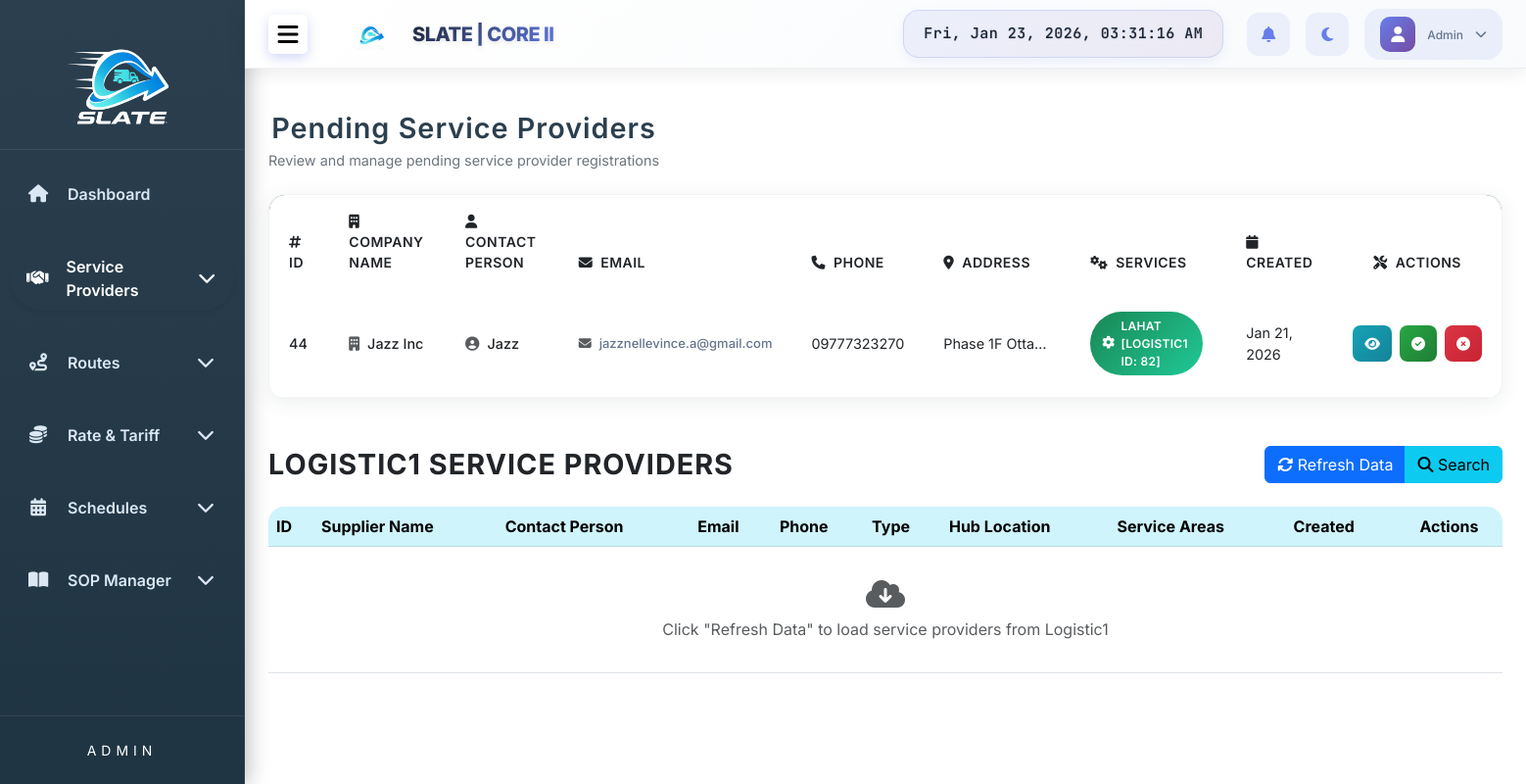
Screenshot of /admin/pending_providers.php (signed in) with the database file from the repository.
### tables this page shows
CREATE TABLE IF NOT EXISTS `pending_service_provider` (
  `registration_id` int NOT NULL AUTO_INCREMENT,
  `company_name` varchar(255) NOT NULL,
  `email` varchar(255) NOT NULL,
  `password` varchar(255) NOT NULL,
  `account_type` int NOT NULL DEFAULT '3',
  `contact_person` varchar(255) DEFAULT NULL,
  `contact_number` varchar(50) DEFAULT NULL,
  `address` text,
  `services` text,
  `iso_certified` enum('yes','no') DEFAULT NULL,
  `business_permit` varchar(255) DEFAULT NULL,
  `company_profile` varchar(255) DEFAULT NULL,
  `date_submitted` datetime DEFAULT CURRENT_TIMESTAMP,
  `status` varchar(255) NOT NULL DEFAULT 'Pending',
  PRIMARY KEY (`registration_id`)
);

### admin/pending_providers.php (the view, shortened to what this page needs)
<?php
include('header.php');
include('sidebar.php');
include('navbar.php');
?>
<link rel="stylesheet" href="modern-table-styles.css">
<div class="content p-4">
    <div class="modern-header d-flex justify-content-between align-items-center mb-4">
        <div>
            <h3 class="mb-1">Pending Service Providers</h3>
            <p>Review and manage pending service provider registrations</p>
        </div>
    </div>
    <div class="modern-table-container">
        <div class="table-responsive">
            <table class="table modern-table">
                <thead>
                    <tr>
                        <th><i class="fas fa-hashtag me-2"></i>ID</th>
                        <th><i class="fas fa-building me-2"></i>Company Name</th>
                        <th><i class="fas fa-user me-2"></i>Contact Person</th>
                        <th><i class="fas fa-envelope me-2"></i>Email</th>
                        <th><i class="fas fa-phone me-2"></i>Phone</th>
                        <th><i class="fas fa-map-marker-alt me-2"></i>Address</th>
                        <th><i class="fas fa-cogs me-2"></i>Services</th>
                        <th><i class="fas fa-calendar me-2"></i>Created</th>
                        <th class="text-center"><i class="fas fa-tools me-2"></i>Actions</th>
                    </tr>
                </thead>
            <tbody>
            <?php
            $query = "SELECT * FROM pending_service_provider";
            $result = $conn->query($query);
            if ($result && $result->num_rows > 0):
                while ($row = $result->fetch_assoc()):
            ?>
                <tr class="modern-table-row">
                    <td><span class="fw-medium"><?= $row['registration_id'] ?></span></td>
                    <td>
                        <div class="company-name">
                            <i class="fas fa-building me-2 text-muted"></i>
                            <span class="fw-medium"><?= htmlspecialchars($row['company_name']) ?></span>
                        </div>
                    </td>
                    <td>
                        <div class="contact-info">
                            <i class="fas fa-user-circle me-2 text-muted"></i>
                            <span><?= htmlspecialchars($row['contact_person']) ?></span>
                        </div>
                    </td>
                    <td>
                        <div class="user-email">
                            <i class="fas fa-envelope me-2 text-muted"></i>
                            <span class="fw-medium"><?= htmlspecialchars($row['email'] ?? 'N/A') ?></span>
                        </div>
                    </td>
                    <td><?= htmlspecialchars($row['contact_number']) ?></td>
                    <td class="text-truncate" style="max-width: 150px;" title="<?= htmlspecialchars($row['address']) ?>">
                        <?= htmlspecialchars($row['address']) ?>
                    </td>
                    <td>
                        <?php
                            $services = array_filter(array_map('trim', preg_split('/[,&]|\n|\r/',$row['services'])));
                            foreach ($services as $svc) {
                                $label = strtoupper($svc);
                                $cls = 'service-badge ';
                                if ($label === 'LAND') $cls .= 'service-land';
                                elseif ($label === 'AIR') $cls .= 'service-air';
                                elseif ($label === 'SEA') $cls .= 'service-sea';
                                else $cls .= 'service-land';
                                echo '<span class="' . $cls . '"><i class="fas fa-cog"></i>' . htmlspecialchars($label) . '</span>';
                            }
                        ?>
                    </td>
                    <td><?= date('M d, Y', strtotime($row['date_submitted'] ?? 'now')) ?></td>
                    <td class="text-center">
                        <div class="action-buttons">
                            <button class="btn btn-modern-view viewBtn" data-id="<?= $row['registration_id'] ?>" data-bs-toggle="modal" data-bs-target="#viewProviderModal" title="View Details">
                                <i class="fas fa-eye"></i>
                            </button>
                            <button class="btn btn-modern-success approve-btn"
                                    data-id="<?= $row['registration_id'] ?>"
                                    data-company="<?= htmlspecialchars($row['company_name']) ?>"
                                    title="Approve Provider">
                                <i class="fas fa-check-circle"></i>
                            </button>
                            <button class="btn btn-modern-delete reject-btn"
                                    data-id="<?= $row['registration_id'] ?>"
                                    data-company="<?= htmlspecialchars($row['company_name']) ?>"
                                    title="Reject Provider">
                                <i class="fas fa-times-circle"></i>
                            </button>
                        </div>
                    </td>
                </tr>
            <?php
                endwhile;
            endif;
            ?>
            </tbody>
            </table>
        </div>
    </div>
    <div class="mt-5">
        <div class="d-flex justify-content-between align-items-center mb-4">
            <h3 class="mb-0">LOGISTIC1 SERVICE PROVIDERS</h3>
            <div class="btn-group" role="group">
                <button type="button" class="btn btn-primary" id="refreshLogistic1Btn">
                    <i class="fas fa-sync-alt"></i> Refresh Data
                </button>
                <button type="button" class="btn btn-info" id="searchLogistic1Btn" data-bs-toggle="modal" data-bs-target="#searchModal">
                    <i class="fas fa-search"></i> Search
                </button>
            </div>
        </div>
        <div class="table-responsive">
            <table class="table table-hover align-middle" id="logistic1Table">
                <thead class="table-info">
                    <tr>
                        <th>ID</th>
                        <th>Supplier Name</th>
                        <th>Contact Person</th>
                        <th>Email</th>
                        <th>Phone</th>
                        <th>Type</th>
                        <th>Hub Location</th>
                        <th>Service Areas</th>
                        <th>Created</th>
                        <th class="text-center">Actions</th>
                    </tr>
                </thead>
                <tbody id="logistic1TableBody">
                    <tr>
                        <td colspan="10" class="text-center text-muted">
                            <div class="py-4">
                                <i class="fas fa-cloud-download-alt fa-2x mb-2"></i><br>
                                Click "Refresh Data" to load service providers from Logistic1
                            </div>
                        </td>
                    </tr>
                </tbody>
            </table>
        </div>
    </div>
</div>
<?php include('footer.php'); ?>

### admin/styles1.css (style rules this page uses)
* { margin: 0; padding: 0; box-sizing: border-box; }
body { display: flex; font-family: 'Inter', -apple-system, BlinkMacSystemFont, 'Segoe UI', Roboto, sans-serif; }
.user-email { font-size: 13px; font-weight: 500; color: #64748b; }
.content { margin-left: 250px; margin-top: 90px; padding: 20px; flex-grow: 1; transition: margin-left 0.3s ease; }
.content h3 { text-align: center; font-weight: 700; font-size: clamp(1.2rem, 2vw + 0.5rem, 1.8rem); padding: 0; border-radius: 0; background: transparent; color: inherit; box-shadow: none; letter-spacing: 1px; }
body, .sidebar, .navbar, .content, form, input, select, textarea, button { transition: background-color 0.4s ease, color 0.4s ease, border-color 0.4s ease; }
.action-buttons .btn { margin-right: 4px; }
.action-buttons .btn:last-child { margin-right: 0; }

### admin/modern-table-styles.css (style rules this page uses)
.modern-table-container { background: #fff; border-radius: 16px; box-shadow: 0 4px 20px rgba(43, 63, 78, 0.08); overflow: hidden; border: 1px solid rgba(43, 63, 78, 0.06); margin-bottom: 2rem; }
.modern-table { margin-bottom: 0; border: none; }
.modern-table thead { background: linear-gradient(135deg, #2b3f4e 0%, #1f3442 100%); color: #fff; }
.modern-table thead th { border: none; padding: 1rem 1.25rem; font-weight: 600; font-size: 0.875rem; text-transform: uppercase; letter-spacing: 0.5px; border-bottom: 2px solid rgba(255,255,255,0.1); }
.modern-table tbody tr { border-bottom: 1px solid rgba(43, 63, 78, 0.05); transition: all 0.3s ease; }
.modern-table tbody td { padding: 1.25rem; vertical-align: middle; border: none; font-size: 0.9rem; }
.modern-header { margin-bottom: 2rem; }
.modern-header h3, .modern-header h4 { color: #2b3f4e; font-weight: 600; margin-bottom: 0.5rem; }
.modern-header p { color: #6c757d; margin-bottom: 0; font-size: 0.9rem; }
.btn-modern-delete { background: linear-gradient(135deg, #dc3545, #c82333); border: none; color: white; padding: 0.5rem 0.75rem; border-radius: 8px; font-size: 0.875rem; transition: all 0.3s ease; }
.btn-modern-view { background: linear-gradient(135deg, #17a2b8, #138496); border: none; color: white; padding: 0.5rem 0.75rem; border-radius: 8px; font-size: 0.875rem; transition: all 0.3s ease; margin-right: 0.25rem; }
.btn-modern-success { background: linear-gradient(135deg, #28a745, #1e7e34); border: none; color: white; padding: 0.5rem 0.75rem; border-radius: 8px; font-size: 0.875rem; transition: all 0.3s ease; margin-right: 0.25rem; }
.user-email, .company-name, .contact-info { display: flex; align-items: center; font-weight: 500; }
.table-responsive { border-radius: 16px; max-height: 600px; overflow-y: auto; }
.action-buttons { display: flex; gap: 0.25rem; justify-content: center; align-items: center; }

### admin/pending_providers.php (style rules this page uses)
.service-badge { display: inline-flex; align-items: center; gap: 6px; padding: 0.35rem 0.75rem; border-radius: 999px; font-size: 0.75rem; font-weight: 600; letter-spacing: 0.3px; margin: 2px 4px 2px 0; }
.service-badge i { font-size: 0.8rem; }
.service-land { background: linear-gradient(135deg, #198754, #20c997); color: #fff; }

### rows the page displays
pending_service_provider: registration_id "44", company_name "Jazz Inc", contact_person "Jazz", email "jazznellevince.a@gmail.com", contact_number "09777323270", address "Phase 1F Otta…", services "LAHAT [LOGISTIC1 ID: 82]", date_submitted "Jan 21, 2026"

### other values shown
$displayName "Admin"
